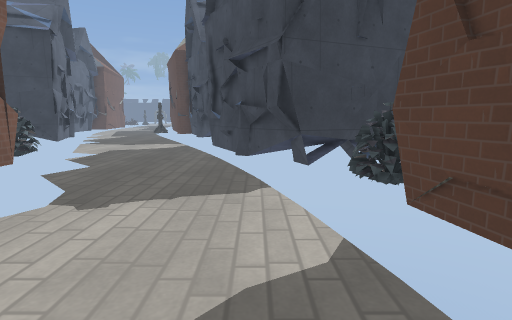
View 1 (above)

21 first-person views from a walk through a Godot game level. The camera is 1.3 m above the floor, tilts 8° down and sees 80° across. The floor is counted in squares, 1 m on a side. Each view is taken from the middle of a square. On the plan, view 1 faces up. The plan holds only what a view shows up to about 14 squares ahead; the rest is blank. The place goes on beyond the plan. Surface patterns are stand-ins for the level's own textures.

View 2
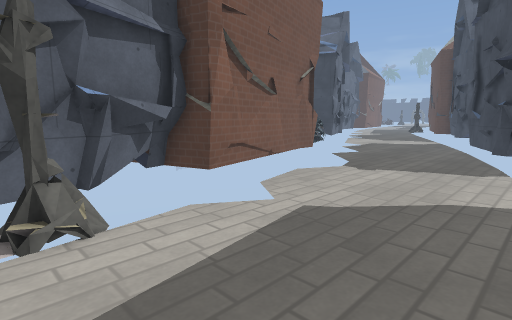

View 3
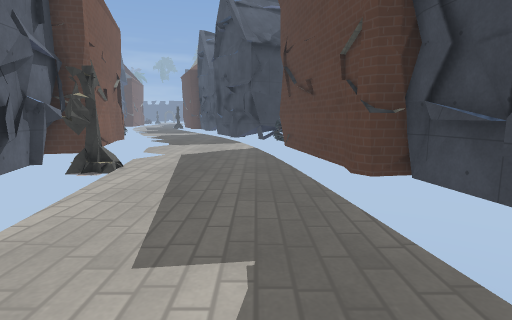

View 4
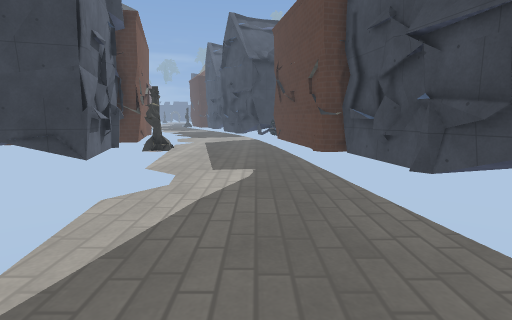

View 5
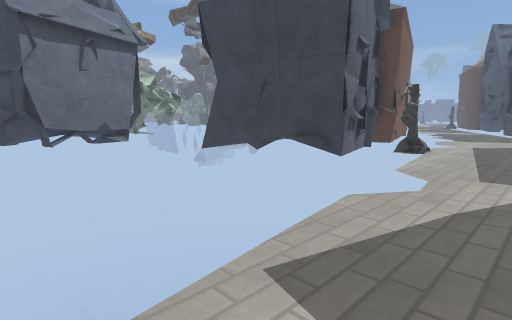

View 6
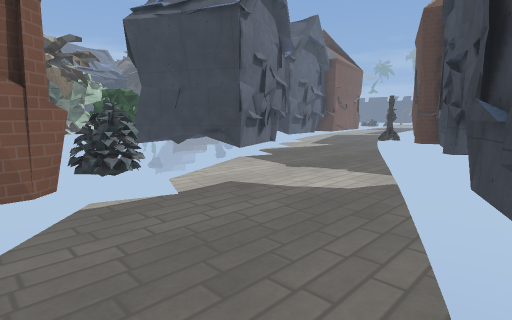

View 7
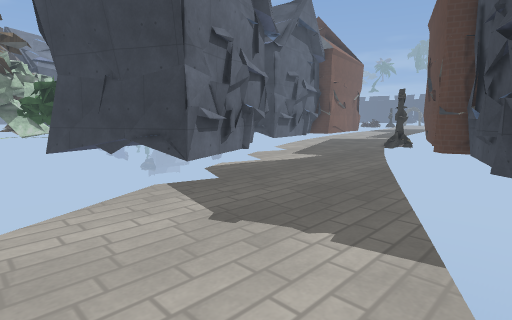

View 8
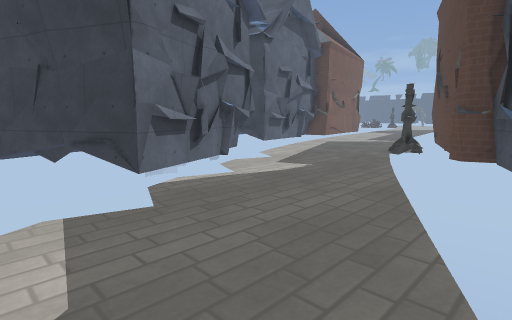

View 9
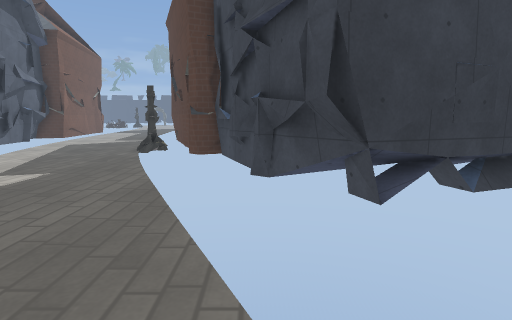

View 10
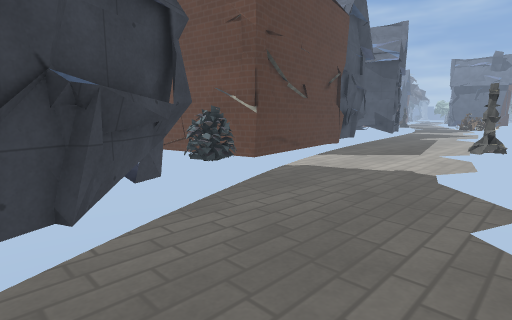

View 11
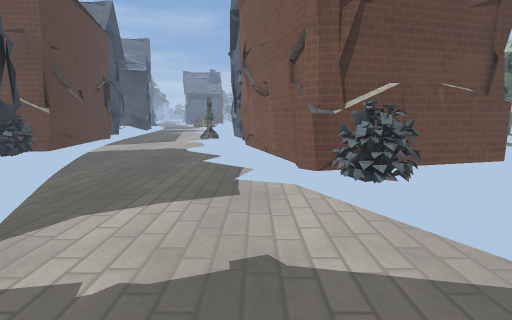

View 12
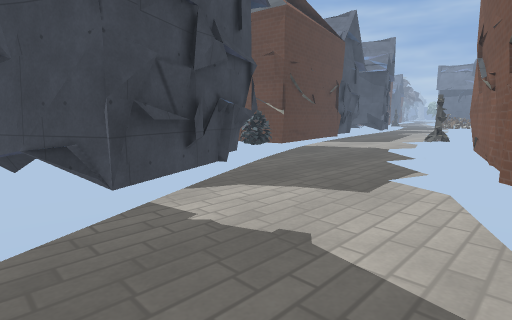

View 13
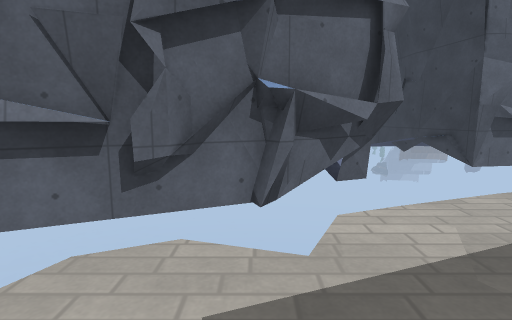

View 14
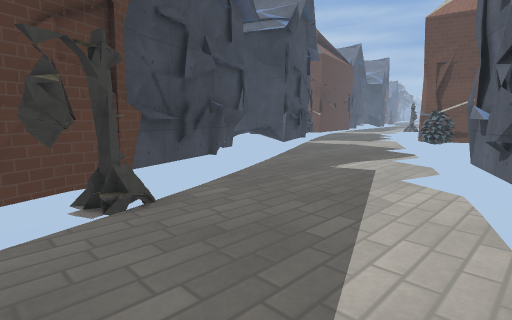

View 15
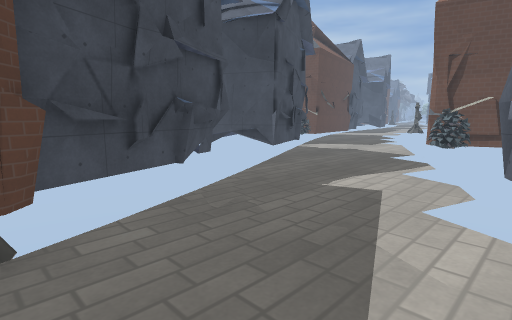

View 16
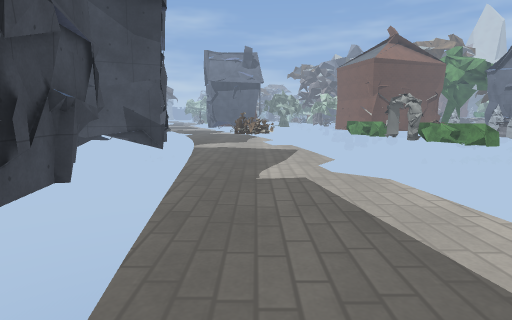

View 17
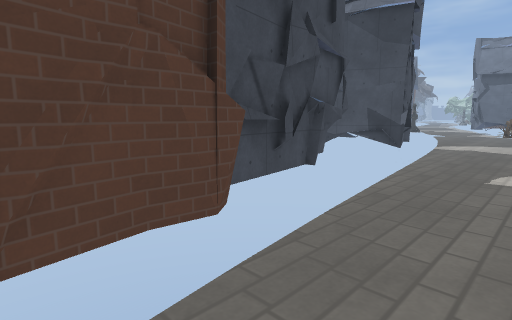

View 18
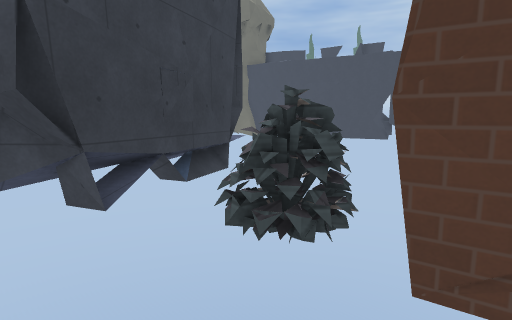

View 19
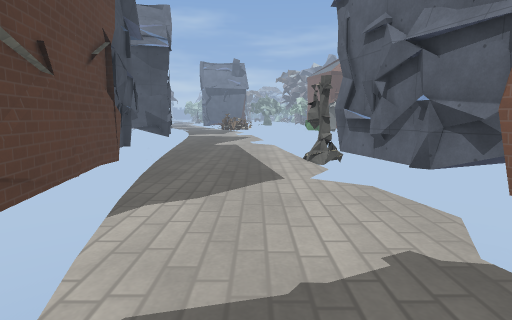

View 20
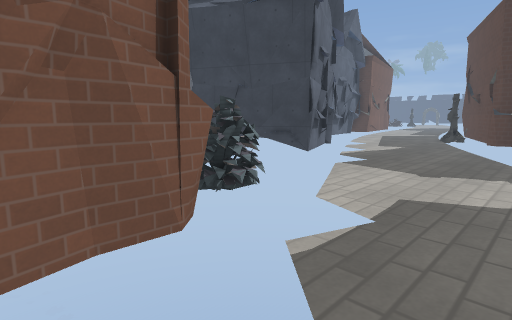

View 21
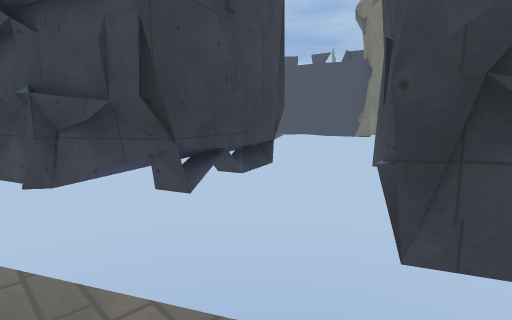

### Floor plan
Key: @ floor where view 1 was taken; # wall or solid block; x gap in a wall; . main floor; : floor 0.25 m higher than the main floor; = window, fence, low wall or low ledge; v drop or lower ground; T tree; H hedge.
Columns run from 16 left of view 1 to 6 right of it. Each row starts with its distance up from view 1.
 28 v  ....v #
 27 v  ....v###
 26    .....xv##
 25    v....v ##
 24   vv....v  #
 23  ##v.....v v#
 22   ##v....v v#
 21    #vv....v ##   :#v
 20    ##v....v v#:####v
 19     #vv....vv###v
 18     #vv....v v     v
 17    ##vv.....v    v##
 16 #=##v  v....v  v##
 15 #vv     .....v###
 14         v....v##
 13         v.....v#
 12          v....v##
 11        ##vv...vv#   ###
 10        ##vv....v## ##vv
  9      vv###v....vv##v
  8    ###   # v....vv
  7          # v....v v#v
  6          #v v...v ##  v
  5           v  ....vv####
  4           #  ....vv#
  3 TT        # v....vv#
  2          =#v ....v #
  1  T      ###  v.... #
  0  T        #v v..@.v#
 -1           #v v....vv
 -2           =#vx....vv
 -3            #vx....vv##
 -4            #v ..... v#
 -5            #v v.... v#
 -6         ###v  v....v #
 -7       ##v     v....v #
 -8                v...v ##
 -9                v...v v#
-10                v...v v#
-11                ....v
-12 #v             v....
-13 #v             v....  v
-14                v.... ##
-15       HH        ....v#

Positions as (right, up) in squares from view 1, and headings:
1: (0, 0), facing up
2: (1, -3), facing up-left
3: (1, -10), facing up
4: (1, -15), facing up
5: (1, -15), facing up-left
6: (-1, 8), facing up-left
7: (-3, 12), facing up-left
8: (-4, 14), facing up-left
9: (-4, 14), facing up
10: (-5, 12), facing down-right
11: (-6, 17), facing down
12: (-8, 17), facing down-right
13: (-8, 21), facing left
14: (-13, 28), facing down-right
15: (-12, 26), facing down-right
16: (1, -1), facing down
17: (0, 0), facing down-right
18: (0, 4), facing up-right
19: (-1, 7), facing down
20: (-4, 7), facing up-left
21: (-5, 14), facing up-right
